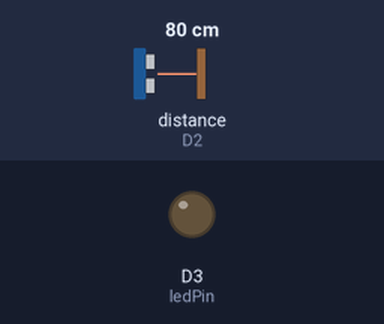
A sketch run on a simulated ESP8266 (NodeMCU). On the bench: output pins drawn as LEDs (lit = HIGH). Wiring (inferred from the names in the program): ultrasonic range finder: trigger D1; echo D2. Inputs (shaded band) come from the test bench; at power-on: distance to the obstacle (sensor on D2) 80 cm. The echo pulse lasts 58.3 µs per cm; pins used as bus, display or sensor lines are not drawn; what the sketch prints to the serial monitor is not drawn.

Above: at 1.2 s.
1.3 s: distance to the obstacle (sensor on D2) set to 21 cm
3.0 s: distance to the obstacle (sensor on D2) set to 18 cm
At 3.6 s:
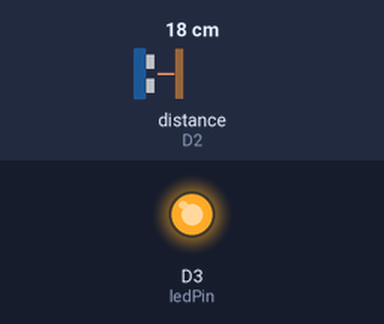
4.5 s: distance to the obstacle (sensor on D2) set to 60 cm
At 4.9 s:
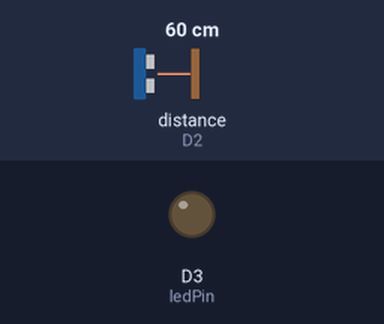
6.0 s: distance to the obstacle (sensor on D2) set to 2 cm
At 6.5 s:
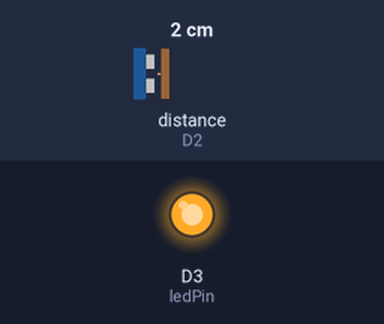
Timing chart, 0 to 8.5 s (numbered marks = the images above; inputs shaded):
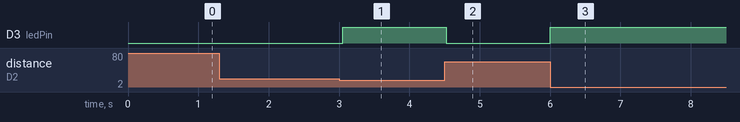

Measured:
- the behaviour switches between 20 and 19 cm on distance to the obstacle (sensor on D2) (found by bisection; images 0 and 1)
- after the input at 1.3 s, every drawn part: stays the same
- after the input at 3.0 s, D3 (ledPin): LOW → HIGH after 0.05 s
- after the input at 4.5 s, D3 (ledPin): HIGH → LOW at once
- after the input at 6.0 s, D3 (ledPin): LOW → HIGH at once

The sketch:

ultrasonic_sensor_ledout.ino
```cpp
#define triggerPin D1
#define echoPin D2
#define ledPin D3

void setup() {
  Serial.begin(9600);
  pinMode(triggerPin, OUTPUT);
  pinMode(echoPin, INPUT);
  pinMode(ledPin, OUTPUT);
}

void loop() {
  long duration, cm;

  digitalWrite(triggerPin, LOW);
  delayMicroseconds(2);
  digitalWrite(triggerPin, HIGH);
  delayMicroseconds(10);
  digitalWrite(triggerPin, LOW);

  duration = pulseIn(echoPin, HIGH);

  cm = microsecondsToCentimeters(duration);

  Serial.print(cm + "cm");

  if (cm < 20)
  {
    digitalWrite(ledPin, HIGH);
  }
  else
  {
    digitalWrite(ledPin, LOW);
  }
}

long microsecondsToInches(long microseconds) {
  // According to Parallax's datasheet for the TRIGGER))), there are 73.746
  // microseconds per inch (i.e. sound travels at 1130 feet per second).
  // This gives the distance travelled by the ping, outbound and return,
  // so we divide by 2 to get the distance of the obstacle.
  // See: http://www.parallax.com/dl/docs/prod/acc/28015-PING-v1.3.pdf
  return microseconds / 74 / 2;
}

long microsecondsToCentimeters(long microseconds) {
  // The speed of sound is 340 m/s or 29 microseconds per centimeter.
  // The ping travels out and back, so to find the distance of the object we
  // take half of the distance travelled.
  return microseconds / 29 / 2;
}
```
